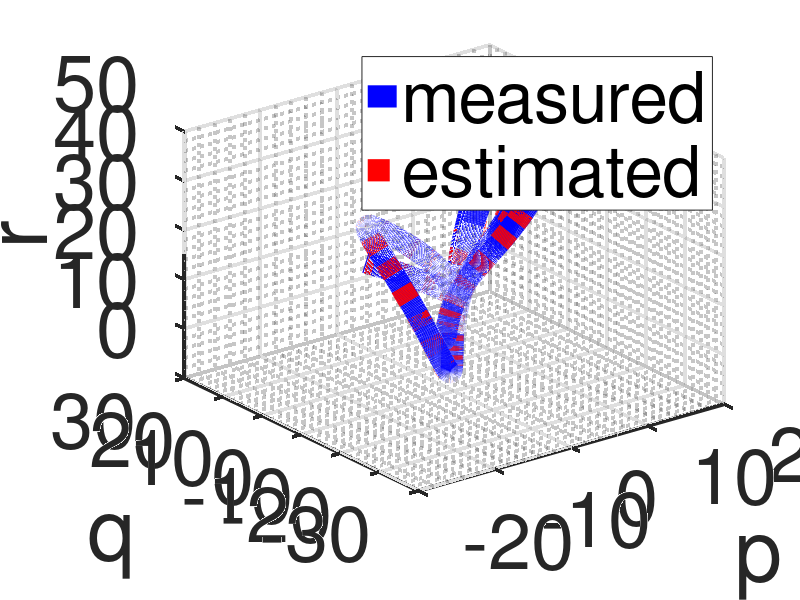
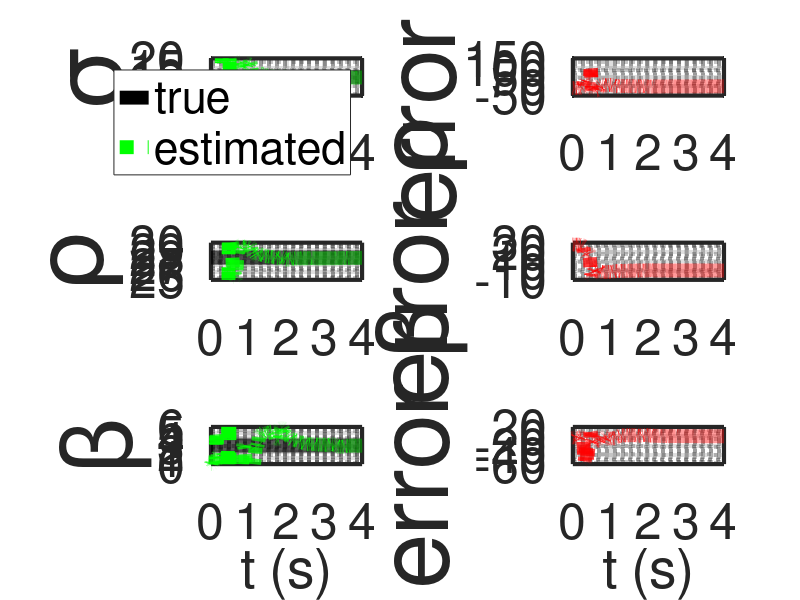

Here is the MATLAB script that generated these plots, in order:
%% Research code by Agus Hasan

clear;
clc;

%% time horizon
tf  = 4;
dt  = 0.001;
t   = dt:dt:tf;

%% number of variables and coefficients
n = 3;
r = 48;

%% system description
A = eye(n);
C = eye(n);

%% noise
R = 1;

%% state initialization
x        = [-8;7;27];
xbar     = x;%zeros(n,1);
y        = x;%zeros(n,1);
thetabar = zeros(r,1);
 
%% true parameters
sigma   = 10;
rho     = 28;
beta    = 3;

%% initial control inputs
%u     = [10 1]';

%% for plotting
%uArray          = [];
xArray          = [];
xbarArray       = [];
yArray          = [];
thetabarArray   = [];

%% Initialization for estimator

lambdav = 0.995;
lambdat = 0.999;
Rx      = 1*eye(n);
Rt      = 1*eye(n);
Px      = 0.1*eye(n);
Pt      = 0.1*eye(r);
Gamma   = 1*zeros(n,r);

%% simulation
for i=1:(tf/dt)

    %uArray         = [uArray u];
    xArray         = [xArray x];
    xbarArray      = [xbarArray xbar];    
    yArray         = [yArray y];
    thetabarArray  = [thetabarArray thetabar]; 
    
    x = A*x+dt*[10*(x(2)-x(1));x(1)*(28-x(3))-x(2);x(1)*x(2)-3*x(3)];
    y = C*x+dt*R^2*randn(n,1);

    Phi = [1 y(1) y(2) y(3) y(1)^2 y(2)^2 y(3)^2 y(1)*y(2) y(1)*y(3) y(2)*y(3) sin(y(1)) sin(y(2)) sin(y(3)) cos(y(1)) cos(y(2)) cos(y(3)) zeros(32,1)';
           zeros(16,1)' 1 y(1) y(2) y(3) y(1)^2 y(2)^2 y(3)^2 y(1)*y(2) y(1)*y(3) y(2)*y(3) sin(y(1)) sin(y(2)) sin(y(3)) cos(y(1)) cos(y(2)) cos(y(3)) zeros(16,1)';
           zeros(32,1)' 1 y(1) y(2) y(3) y(1)^2 y(2)^2 y(3)^2 y(1)*y(2) y(1)*y(3) y(2)*y(3) sin(y(1)) sin(y(2)) sin(y(3)) cos(y(1)) cos(y(2)) cos(y(3))];
    
    % Estimation using adaptive observer
    Kx = Px*C'*inv(C*Px*C'+Rx);
    Kt = Pt*Gamma'*C'*inv(C*Gamma*Pt*Gamma'*C'+Rt);
    Gamma = (eye(n)-Kx*C)*Gamma;

    xbar = xbar+(Kx+Gamma*Kt)*(y-C*xbar);
    thetabar = thetabar-Kt*(y-C*xbar);

    xbar = A*xbar+Phi*thetabar;

    thetabar = thetabar;
    Px = (1/lambdav)*eye(n)*(eye(n)-Kx*C)*Px*eye(n);
    Pt = (1/lambdat)*(eye(r)-Kt*C*Gamma)*Pt;
    Gamma = eye(n)*Gamma-Phi;

end

figure(1)
plot3(yArray(1,:),yArray(2,:),yArray(3,:),'-b','LineWidth',16);
hold on;
plot3(xbarArray(1,:),xbarArray(2,:),xbarArray(3,:),':r','LineWidth',16)
legend('measured','estimated')
set(gca,'color','white','LineWidth',3,'FontSize',56)
grid on;
grid minor;
xlabel('p')
ylabel('q')
zlabel('r')

figure(2)
subplot(3,2,1)
plot(t,sigma*ones(1,length(t)),'-k','LineWidth',10);
hold on;
plot(t,-thetabarArray(2,:)/dt,':g','LineWidth',10);
set(gca,'color','white','LineWidth',3,'FontSize',36)
legend('true','estimated')
grid on;
grid minor;
ylim([0 20])
ylabel('\sigma','FontSize',72)
subplot(3,2,2)
plot(t,-sigma*ones(1,length(t))-thetabarArray(2,:)/dt,':r','LineWidth',10);
set(gca,'color','white','LineWidth',3,'FontSize',36)
grid on;
grid minor;
ylabel('error \sigma','FontSize',72)
subplot(3,2,3)
plot(t,rho*ones(1,length(t)),'-k','LineWidth',10);
hold on;
plot(t,thetabarArray(18,:)/dt,':g','LineWidth',10);
set(gca,'color','white','LineWidth',3,'FontSize',36)
grid on;
grid minor;
ylim([25 30])
ylabel('\rho','FontSize',72)
subplot(3,2,4)
plot(t,rho*ones(1,length(t))-thetabarArray(18,:)/dt,':r','LineWidth',10);
set(gca,'color','white','LineWidth',3,'FontSize',36)
grid on;
grid minor;
ylabel('error \rho','FontSize',72)
subplot(3,2,5)
plot(t,beta*ones(1,length(t)),'-k','LineWidth',10);
hold on;
plot(t,-thetabarArray(36,:)/dt,':g','LineWidth',10);
set(gca,'color','white','LineWidth',3,'FontSize',36)
grid on;
grid minor;
ylim([0 6])
ylabel('\beta','FontSize',72)
xlabel('t (s)')
subplot(3,2,6)
plot(t,-beta*ones(1,length(t))-thetabarArray(36,:)/dt,':r','LineWidth',10);
set(gca,'color','white','LineWidth',3,'FontSize',36)
grid on;
grid minor;
ylabel('error \beta','FontSize',72)
xlabel('t (s)')

Coeff = round([(1/dt)*thetabar(1:(r/n),end)'; (1/dt)*thetabar((r/n)+1:2*(r/n),end)'; (1/dt)*thetabar(2*(r/n)+1:r,end)'])
